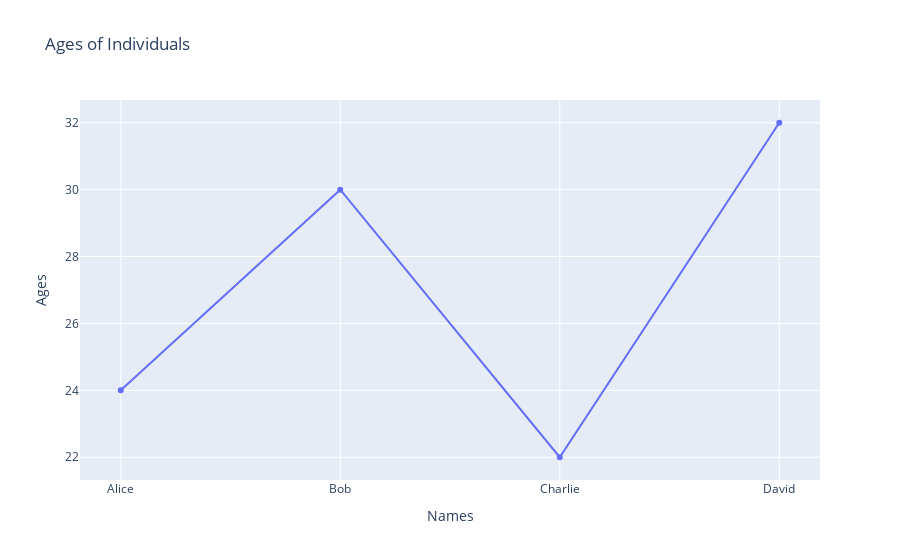

Source (notebook cell):
### Markdown cell above
> *figure-5*: This fig same as fig-1 but it is draw by go

### Code cell
# customize the above plot
fig.update_layout(title='Ages of Individuals',
                  xaxis_title='Names',
                  yaxis_title='Ages',
                  legend_title='Legend')

### Figure 1 — Plotly figure (JSON) as saved in the notebook; plotly's stock layout.template omitted (floating-point values rounded to 4 significant figures)
{"data": [{"type": "scatter", "x": ["Alice", "Bob", "Charlie", "David"], "y": [24, 30, 22, 32]}], "layout": {"legend": {"title": {"text": "Legend"}}, "title": {"text": "Ages of Individuals"}, "xaxis": {"title": {"text": "Names"}}, "yaxis": {"title": {"text": "Ages"}}}}
